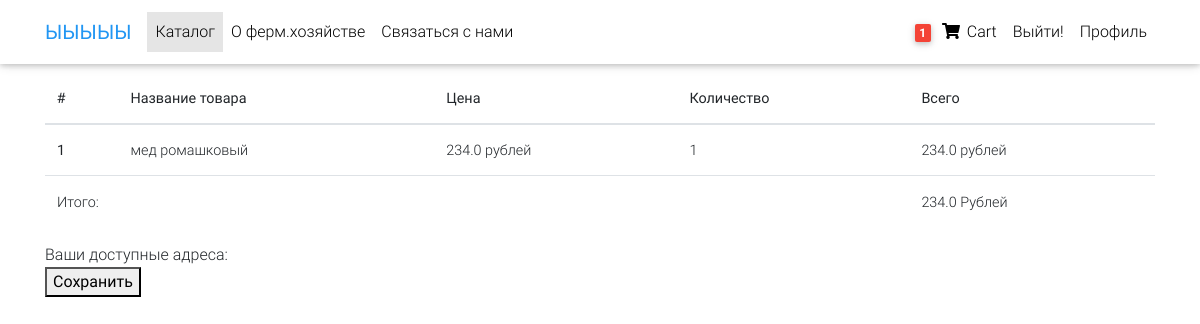
The page /make_order/ (signed in) on the database as committed earlier.
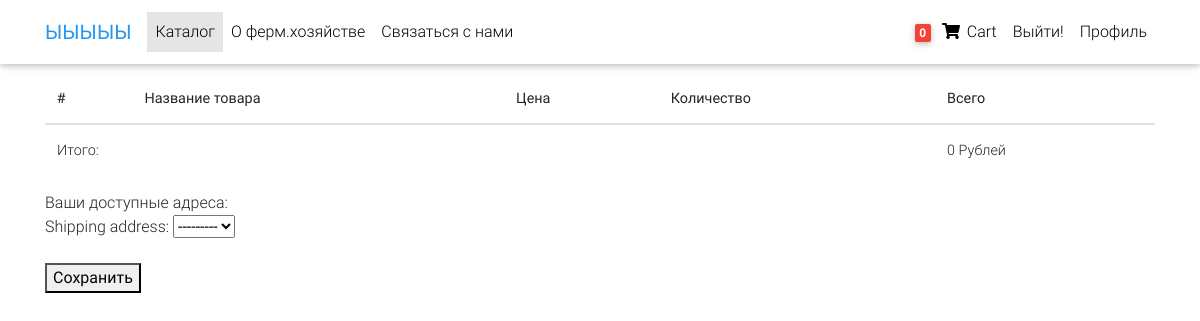
The same page on the database as committed later.
### users/models.py (models this page shows, shortened)
class Order(models.Model):
    pdf_check = models.FileField(null=True, blank=True)
    user = models.ForeignKey('auth.User', on_delete=models.CASCADE)
    is_ordered = models.BooleanField(default=False)
    ordered_date = models.DateTimeField()
    tovars = models.ManyToManyField(OrderItem)
    shipping_address = models.ForeignKey('Adress', on_delete=models.SET_NULL, blank=True, null=True)
    def get_total(self):
        total = 0
        for order_item in self.tovars.all():
            total+=order_item.get_total_item_price()
        return total

class OrderItem(models.Model):
    user = models.ForeignKey('auth.User', on_delete=models.CASCADE, blank=True,null=True)
    ordered = models.BooleanField(default=False)
    item = models.ForeignKey(Tovar, on_delete=models.CASCADE)
    quantity = models.IntegerField(default=1)
    def get_total_item_price(self):
        return self.quantity * self.item.price

class Tovar(models.Model):
    name = models.CharField(max_length=30)
    image = models.ImageField(upload_to='images')
    short_description = models.CharField(max_length=100)
    full_description = models.CharField(max_length=500)
    price = models.FloatField()
    slug = models.SlugField()
    category = models.ForeignKey(Category, on_delete=models.CASCADE)

### users/views.py (the view, shortened to what this page needs)
# urls.py: path('make_order/', MakeOrder.as_view() , name='make_order'),
class MakeOrder(View):
    def get(self,*args,**kwargs):
        order = Order.objects.get(
            user=self.request.user,
            is_ordered=False,
        )
        adress_qs = Adress.objects.filter(
            user=self.request.user
        )
        form = SelectAddressForm()
        context ={
            'order': order,
            'adress_qs': adress_qs,
            'form': form,
        }
        return render(self.request, 'shop/make_order.html', context)

### users/forms.py
class SelectAddressForm(forms.ModelForm):
    class Meta:
        model = Order
        fields =('shipping_address',)

### users/models.py (called while the page is built)
    def __str__(self):
        adress = self.country.name+" "+self.city.name+" "+self.street+" "+self.number
        return adress

### users/templatetags/cart_count_tag.py (called while the page is built)
@register.filter
def cart_item_count(user):
    if user.is_authenticated:
        qs = Order.objects.filter(user=user, is_ordered=False)
        if qs.exists():
            return qs[0].tovars.count()
    return 0

### users/templates/shop/make_order.html (shortened to what this page needs)
{% extends "base_layout.html" %}
{% load static %}
{% block content %}
<div class="container">
<table class="table">
    <thead>
        <tr>
            <th scope="col">#</th>
            <th scope="col">Название товара</th>
            <th scope="col">Цена</th>
            <th scope="col">Количество</th>
            <th scope="col">Всего</th>
        </tr>
    </thead>
    <tbody>
        {% for orderItem in order.tovars.all %}
            <tr>
                <th scope="row">{{ forloop.counter }}</th>
                <td>{{ orderItem.item.name }}</td>
                <td>{{ orderItem.item.price }} рублей</td>
                <td>
                    {{ orderItem.quantity }}
                </td>
                <td>{{ orderItem.get_total_item_price }} рублей</td>
            </tr>
        {% endfor %}
        <tr>
                <td colspan="4">Итого:</td>
                <td>{{ order.get_total }} Рублей</td>
        </tr>
    </tbody>
</table>
    <div>
        Ваши доступные адреса:
    </div>
    <div class="form-group">
        <form method="POST">
            {{ form.as_p }}
            <button type="submit">Сохранить</button>
        </form>
    </div>
</div>
{% endblock %}

### users/templates/navbar.html (shortened to what this page needs)
{% load cart_count_tag %}
<nav class="navbar fixed-top navbar-expand-lg navbar-light white scrolling-navbar">
    <div class="container">
      <a class="navbar-brand waves-effect" href="/" >
        <strong class="blue-text">ЫЫЫЫЫ</strong>
      </a>
      <div class="collapse navbar-collapse" id="navbarSupportedContent">
        <ul class="navbar-nav mr-auto">
          <li class="nav-item active">
            <a class="nav-link waves-effect" href="/shop/catalog">Каталог
            </a>
          </li>
                {% if user.is_superuser %}
                <li class="nav-item">
                        <h3>Привет, админ!</h3>
                </li>
                <li class="nav-item">
                        <a class="nav-link waves-effect" href="/shop/create_tovar" >Добавить товар</a>
                </li>
                {% else %}
                <li class="nav-item">
                        <a class="nav-link waves-effect" href="/users/about" >О ферм.хозяйстве</a>
                </li>
                <li class="nav-item">
                        <a class="nav-link waves-effect" href="/users/contact" >Связаться с нами</a>
                </li>
                {% endif %}
        </ul>
        <ul class="navbar-nav nav-flex-icons">
                {% if request.user.is_authenticated %}
                <li class="nav-item">
                        <a class="nav-link waves-effect" href="/order">
                        <span class="badge red z-depth-1 mr-1"> {{ request.user|cart_item_count }} </span>
                                <i class="fas fa-shopping-cart"></i>
                        <span class="clearfix d-none d-sm-inline-block"> Cart </span>
                        </a>
                </li>
                <li class="nav-item">
                        <a class="nav-link waves-effect" href="/custom_logout" >Выйти!</a>
                </li>
                <li class="nav-item">
                        <a class="nav-link waves-effect" href="/users/profile" >Профиль</a>
                </li>
                {% endif %}
        </ul>
      </div>
    </div>
  </nav>

Rows that differ between the two databases and show on the page:
removed OrderItem: item.name "мед ромашковый", item.price "234.0", quantity "1", get_total_item_price "234.0"
changed Order: get_total "234.0" → "0"
Other text that changed with them:
{{ request.user|cart_item_count }}: "1" → "0"
form field shipping_address: (not shown) → "---------"
text now shown: "Shipping address:"
